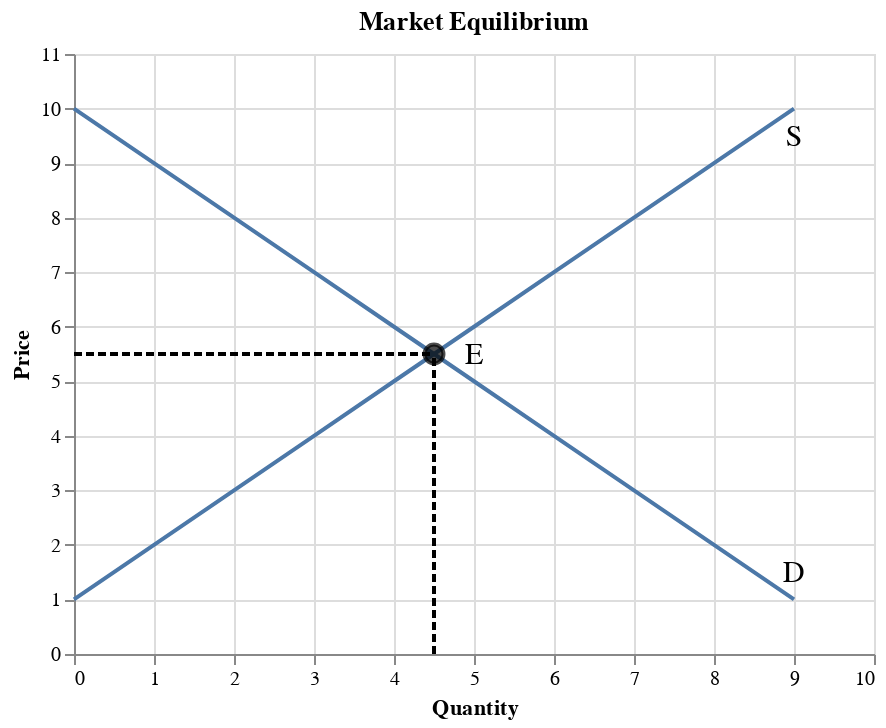

The notebook cell saved with this chart:
### Code cell
df_d = pd.DataFrame(data={'price': list(range(1, 11)),
                        'qd': list(range(9,-1,-1))
                       })

df_s = pd.DataFrame(data={'price': list(range(1, 11)),
                        'qs': list(range(0,10))
                       })

df_e = pd.DataFrame(data={'price': [5.5],
                        'q': [4.5]
                       })

fig_eq = alt.Chart(df_d).mark_line().encode(
    alt.X('qd', title='Quantity', scale=alt.Scale(domain=[0,10])),
    alt.Y('price', title='Price', scale=alt.Scale(domain=[0,11])),
) + alt.Chart(df_s).mark_line().encode(
    alt.X('qs', title='Quantity', scale=alt.Scale(domain=[0,10])),
    alt.Y('price', title='Price', scale=alt.Scale(domain=[0,11])),
) + alt.Chart(df_e).mark_point(size=90, color='black', fill='black').encode(
    x='q',
    y='price'
)

text1 = alt.Chart({'values':[{'x': 9, 'y': 1.5}]}).mark_text(
    text='D',
    fontSize=15
).encode(x='x:Q', y='y:Q')

text2 = alt.Chart({'values':[{'x': 9, 'y': 9.5}]}).mark_text(
    text='S',
    fontSize=15
).encode(x='x:Q', y='y:Q')

text3 = alt.Chart({'values':[{'x': 5, 'y': 5.5}]}).mark_text(
    text='E',
    fontSize=15
).encode(x='x:Q', y='y:Q')

df_h1 = pd.DataFrame(data={'price': [5.5, 5.5], 'q': [0, 4.5]})
fig_h1 = alt.Chart(df_h1).mark_line(color='black', strokeDash=[4, 2]).encode(
    alt.X('q'),
    alt.Y('price')
)

df_v1 = pd.DataFrame(data={'price': [0, 5.5], 'q': [4.5, 4.5]})
fig_v1 = alt.Chart(df_v1).mark_line(color='black', strokeDash=[4, 2]).encode(
    alt.X('q'),
    alt.Y('price')
)

(fig_eq + text1 + text2 + text3 + fig_h1 + fig_v1).properties(title='Market Equilibrium')

### Figure 1 — Vega-Lite specification as saved in the notebook (floating-point values rounded to 4 significant figures)
{"config": {"view": {"continuousWidth": 400, "continuousHeight": 300}}, "layer": [{"data": {"name": "data-b52e021a0734944d4e2e38e1163d0639"}, "mark": "line", "encoding": {"x": {"type": "quantitative", "field": "qd", "scale": {"domain": [0, 10]}, "title": "Quantity"}, "y": {"type": "quantitative", "field": "price", "scale": {"domain": [0, 11]}, "title": "Price"}}}, {"data": {"name": "data-f4791e6d2c5433b743c328a8f6f72260"}, "mark": "line", "encoding": {"x": {"type": "quantitative", "field": "qs", "scale": {"domain": [0, 10]}, "title": "Quantity"}, "y": {"type": "quantitative", "field": "price", "scale": {"domain": [0, 11]}, "title": "Price"}}}, {"data": {"name": "data-d399b823e5ed27652ccca1b73313cabb"}, "mark": {"type": "point", "color": "black", "fill": "black", "size": 90}, "encoding": {"x": {"type": "quantitative", "field": "q"}, "y": {"type": "quantitative", "field": "price"}}}, {"data": {"name": "data-411b058143eb0c76546a59e0f2efbb64"}, "mark": {"type": "text", "fontSize": 15, "text": "D"}, "encoding": {"x": {"type": "quantitative", "field": "x"}, "y": {"type": "quantitative", "field": "y"}}}, {"data": {"name": "data-78eb422e47dc010e08ec7870329a9a72"}, "mark": {"type": "text", "fontSize": 15, "text": "S"}, "encoding": {"x": {"type": "quantitative", "field": "x"}, "y": {"type": "quantitative", "field": "y"}}}, {"data": {"name": "data-7e100178d0b30ff53f5f746e95732883"}, "mark": {"type": "text", "fontSize": 15, "text": "E"}, "encoding": {"x": {"type": "quantitative", "field": "x"}, "y": {"type": "quantitative", "field": "y"}}}, {"data": {"name": "data-69798f96eb95f743177ddc215c0c7d3f"}, "mark": {"type": "line", "color": "black", "strokeDash": [4, 2]}, "encoding": {"x": {"type": "quantitative", "field": "q"}, "y": {"type": "quantitative", "field": "price"}}}, {"data": {"name": "data-8d3f29c45f05094ed9e8a75ee292382f"}, "mark": {"type": "line", "color": "black", "strokeDash": [4, 2]}, "encoding": {"x": {"type": "quantitative", "field": "q"}, "y": {"type": "quantitative", "field": "price"}}}], "title": "Market Equilibrium", "$schema": "https://vega.github.io/schema/vega-lite/v4.8.1.json", "datasets": {"data-b52e021a0734944d4e2e38e1163d0639": [{"price": 1, "qd": 9}, {"price": 2, "qd": 8}, {"price": 3, "qd": 7}, {"price": 4, "qd": 6}, {"price": 5, "qd": 5}, {"price": 6, "qd": 4}, {"price": 7, "qd": 3}, {"price": 8, "qd": 2}, {"price": 9, "qd": 1}, {"price": 10, "qd": 0}], "data-f4791e6d2c5433b743c328a8f6f72260": [{"price": 1, "qs": 0}, {"price": 2, "qs": 1}, {"price": 3, "qs": 2}, {"price": 4, "qs": 3}, {"price": 5, "qs": 4}, {"price": 6, "qs": 5}, {"price": 7, "qs": 6}, {"price": 8, "qs": 7}, {"price": 9, "qs": 8}, {"price": 10, "qs": 9}], "data-d399b823e5ed27652ccca1b73313cabb": [{"price": 5.5, "q": 4.5}], "data-411b058143eb0c76546a59e0f2efbb64": [{"x": 9, "y": 1.5}], "data-78eb422e47dc010e08ec7870329a9a72": [{"x": 9, "y": 9.5}], "data-7e100178d0b30ff53f5f746e95732883": [{"x": 5, "y": 5.5}], "data-69798f96eb95f743177ddc215c0c7d3f": [{"price": 5.5, "q": 0.0}, {"price": 5.5, "q": 4.5}], "data-8d3f29c45f05094ed9e8a75ee292382f": [{"price": 0.0, "q": 4.5}, {"price": 5.5, "q": 4.5}]}}
